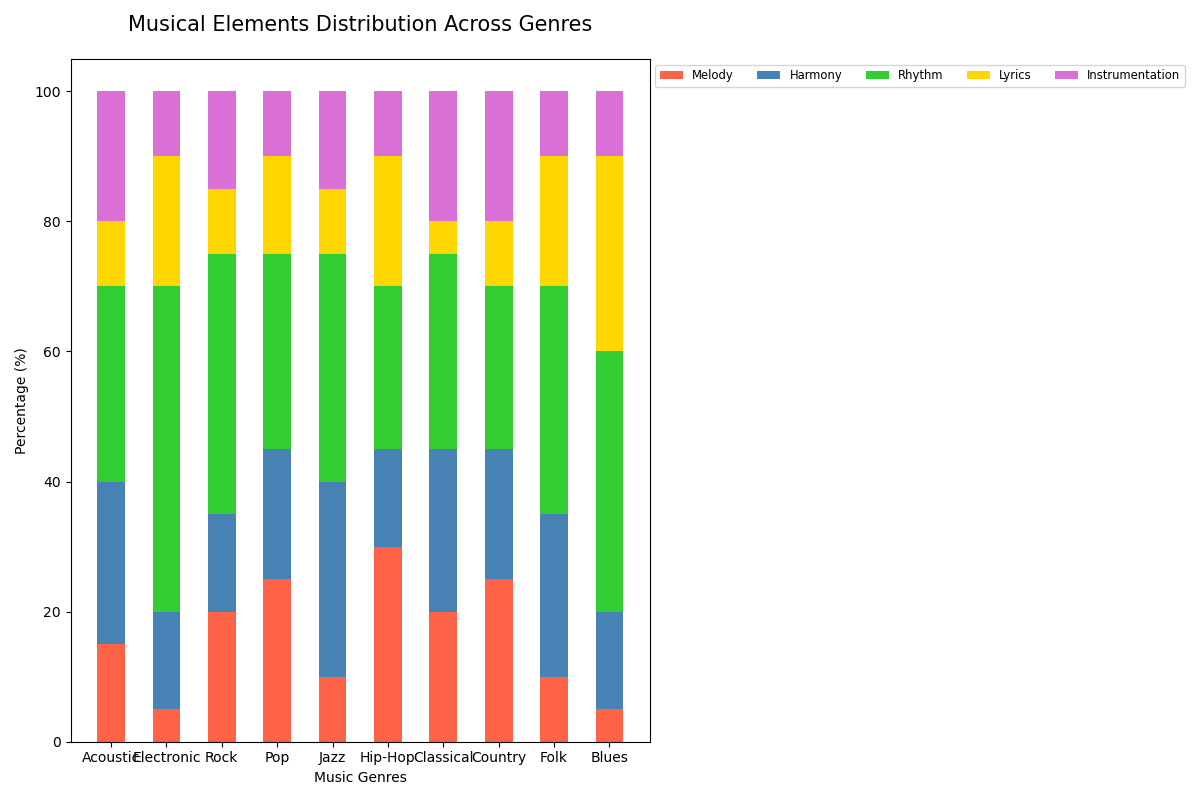

Recreate this plot in Python.
import matplotlib.pyplot as plt
import numpy as np

# Data
categories = ['Acoustic', 'Electronic', 'Rock', 'Pop', 'Jazz', 'Hip-Hop', 'Classical', 'Country', 'Folk', 'Blues']
melody = [15, 5, 20, 25, 10, 30, 20, 25, 10, 5]
harmony = [25, 15, 15, 20, 30, 15, 25, 20, 25, 15]
rhythm = [30, 50, 40, 30, 35, 25, 30, 25, 35, 40]
lyrics = [10, 20, 10, 15, 10, 20, 5, 10, 20, 30]
instrumentation = [20, 10, 15, 10, 15, 10, 20, 20, 10, 10]

# Stack data
data = np.array([melody, harmony, rhythm, lyrics, instrumentation])
data_cum = data.cumsum(axis=0)

# Category colors
category_colors = ['#FF6347', '#4682B4', '#32CD32', '#FFD700', '#DA70D6']

# Figure and Axes
fig, ax = plt.subplots(figsize=(12, 8))

# Plotting
labels = ['Melody', 'Harmony', 'Rhythm', 'Lyrics', 'Instrumentation']
for i, (colname, color) in enumerate(zip(labels, category_colors)):
    heights = data[i]
    starts = data_cum[i] - heights
    ax.bar(categories, heights, bottom=starts, width=0.5, label=colname, color=color)

# Customization
ax.set_title('Musical Elements Distribution Across Genres', fontsize=15, pad=20)
ax.legend(ncol=5, bbox_to_anchor=(1.0, 1.0), loc='upper left', fontsize='small')
ax.set_ylabel('Percentage (%)')
ax.set_xlabel('Music Genres')

# Display
plt.tight_layout()
plt.show()
